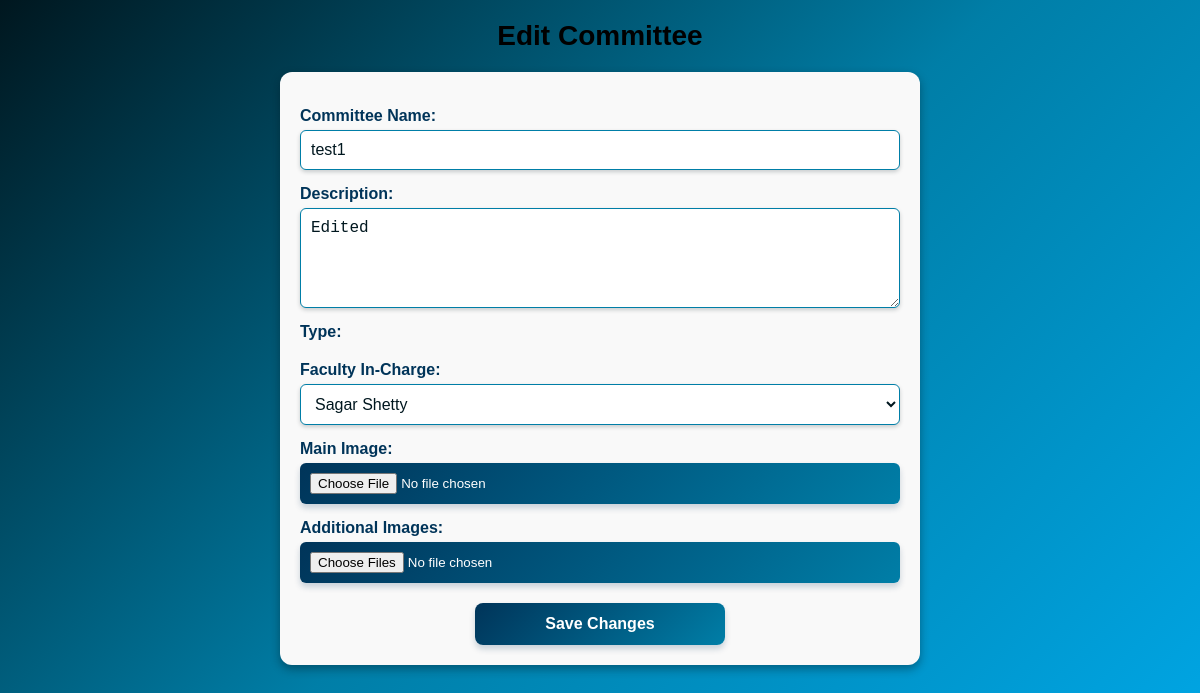
The app's page /committees/club/34/edit/ (signed in) with its own data.
### committees/models.py (models this page shows, shortened)
class Associations(models.Model):
    ROLE_CHOICES = (
        ('committees', 'Committees'),
        ('clubs', 'Clubs')
    )
    STATUS_CHOICES = (
        ('pending', 'Pending Approval'),
        ('approved', 'Approved'),
        ('rejected', 'Rejected'),
        ('delete_pending', 'Delete Request Pending'),
    )
    CATEGORY = (
        ('None', 'None'),
        ('Academic', 'Academic'),
        ('Technical', 'Technical'),
        ('Cultural', 'Cultural'),
        ('Sports', 'Sports'),
        ('Social', 'Social'),
        ('Other', 'Other')
    )
    id = models.AutoField(primary_key=True)
    name = models.CharField(max_length=255)
    description = models.TextField()
    type = models.CharField(max_length=15, choices=ROLE_CHOICES)
    category = models.CharField(max_length=30, choices=CATEGORY, default='None')
    faculty_incharge = models.ForeignKey('faculty.Faculty', on_delete=models.CASCADE)
    created_by = models.ForeignKey('members.CoreMember', on_delete=models.CASCADE, null=True, blank=True)
    created_at = models.DateTimeField(auto_now_add=True)
    image = models.ImageField(upload_to='association_images/', null=True, blank=True)
    status = models.CharField(max_length=15, choices=STATUS_CHOICES, default='pending')
    owner = models.ForeignKey('members.CoreMember', on_delete=models.SET_NULL, null=True, blank=True,related_name='owned_associations')

### faculty/models.py (models this page shows, shortened)
class Faculty(models.Model):
    id = models.OneToOneField(UserProfile, on_delete=models.CASCADE, primary_key=True)
    department = models.CharField(max_length=100)
    designation = models.CharField(max_length=100,null=True,blank=True)
    locked_dates = models.JSONField(null=True,blank=True)
    permissions = models.JSONField(default=list,null=True,blank=True)
    can_lock_dates = models.BooleanField(default=False)

### Login/models.py (models this page shows, shortened)
class UserProfile(models.Model):
    ROLE_CHOICES = (
        ('faculty', 'Faculty'),
        ('core_member', 'Core Member'),
        ('member', 'Member'),
        ('non_participating', 'Non Participating')
    )
    id = models.OneToOneField(settings.AUTH_USER_MODEL, on_delete=models.CASCADE, primary_key=True)
    ssv_id = models.IntegerField(null=True, blank=True, unique=True)  # New field
    full_name = models.CharField(max_length=255)
    role = models.CharField(max_length=20, choices=ROLE_CHOICES,default='non_participating')
    profile_picture = models.ImageField(upload_to='profile_pics/', default='profile_pics/default.jpg',null=True, blank=True)
    created_at = models.DateTimeField(auto_now_add=True)
    updated_at = models.DateTimeField(auto_now=True)
    preferences = models.JSONField(default=list,null=True,blank=True) # New field for preferences
    notification_read = models.JSONField(default=list,null=True,blank=True)

### committees/views.py (the view, shortened to what this page needs)
# urls.py: path('club/<int:pk>/edit/', views.edit_club_committee, name='edit_club_committee'),
@login_required
def edit_club_committee(request, pk):
    association = get_object_or_404(Associations, pk=pk)
    core_members = CoreMember.objects.filter(association=association)
    if request.user.userprofile.role != 'core_member' or not core_members.filter(id=request.user.userprofile).exists():
        return HttpResponse("You do not have permission to edit this club/committee")
    faculties = Faculty.objects.all()
    template = 'committees/edit_club.html' if association.type == 'clubs' else 'committees/edit_committee.html'
    return render(request, template, {'association': association, 'faculties': faculties})

### committees/templates/committees/edit_committee.html (shortened to what this page needs)
{% load static %}
<link rel="stylesheet" href="{% static 'css/edit_committee.css' %}">
<h2>Edit Committee</h2>
<form method="post" enctype="multipart/form-data">
    <label for="name">Committee Name:</label>
    <input type="text" name="name" value="{{ association.name }}" required>
    <label for="description">Description:</label>
    <textarea name="description">{{ association.description }}</textarea>
    <label for="type">Type:</label>
    <label for="faculty_incharge">Faculty In-Charge:</label>
    <select name="faculty_incharge">
        {% for faculty in faculties %}
        <option value="{{ faculty.id.ssv_id }}" {% if association.faculty_incharge == faculty %}selected{% endif %}>
            {{ faculty.id.full_name }}
        </option>
        {% endfor %}
    </select>
    <label for="image">Main Image:</label>
    <input type="file" name="image">
    <label for="images">Additional Images:</label>
    <input type="file" name="images" multiple>
    <button type="submit">Save Changes</button>
</form>

### committees/static/css/edit_committee.css (style rules this page uses)
h2 { color: black; font-size: 28px; margin-bottom: 20px; }
form { max-width: 600px; margin: 0 auto; padding: 20px; background: #f9f9f9; border-radius: 12px; box-shadow: 0px 4px 10px rgba(0, 23, 31, 0.4); display: flex; flex-direction: column; align-items: center; }
label { font-size: 16px; font-weight: bold; color: #003459; text-align: left; width: 100%; margin: 15px 0 5px; }
input[type="text"], textarea, select { width: 100%; padding: 10px; border: 1px solid #007EA7; border-radius: 6px; font-size: 16px; color: #00171F; background: #FFFFFF; box-shadow: 0px 2px 4px rgba(0, 23, 31, 0.2); }
textarea { resize: vertical; height: 100px; }
input[type="file"] { border: none; background: linear-gradient(135deg, #003459, #007EA7); color: #FFFFFF; padding: 10px; border-radius: 6px; cursor: pointer; text-align: center; width: 100%; box-shadow: 0px 4px 6px rgba(0, 52, 89, 0.2); }
button { margin-top: 20px; font-size: 16px; font-weight: bold; padding: 12px 20px; border-radius: 8px; border: none; cursor: pointer; width: 100%; max-width: 250px; text-align: center; background: linear-gradient(135deg, #003459, #007EA7); color: #FFFFFF; transition: all 0.3s ease-in-out; box-shadow: 0px 4px 6px rgba(0, 52, 89, 0.2); }

### records on screen
Associations: name "test1", description "Edited", faculty_incharge "Sagar Shetty"
